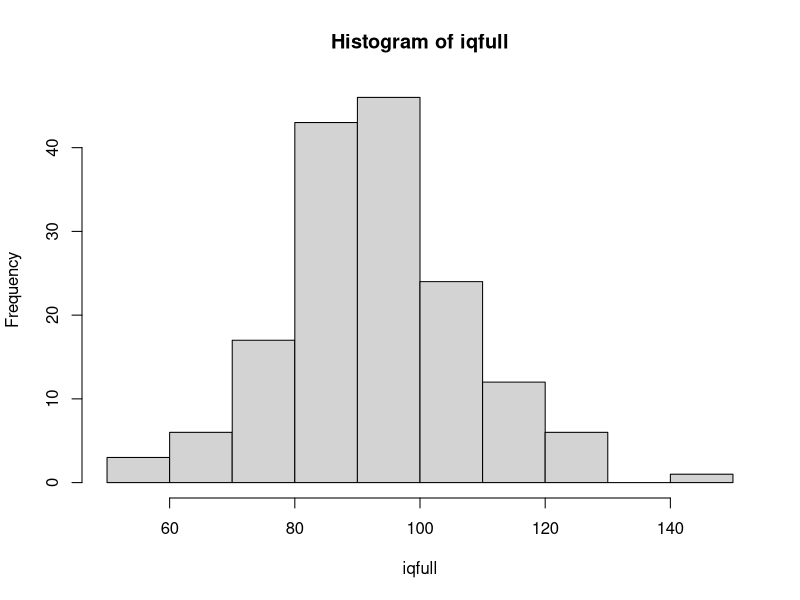
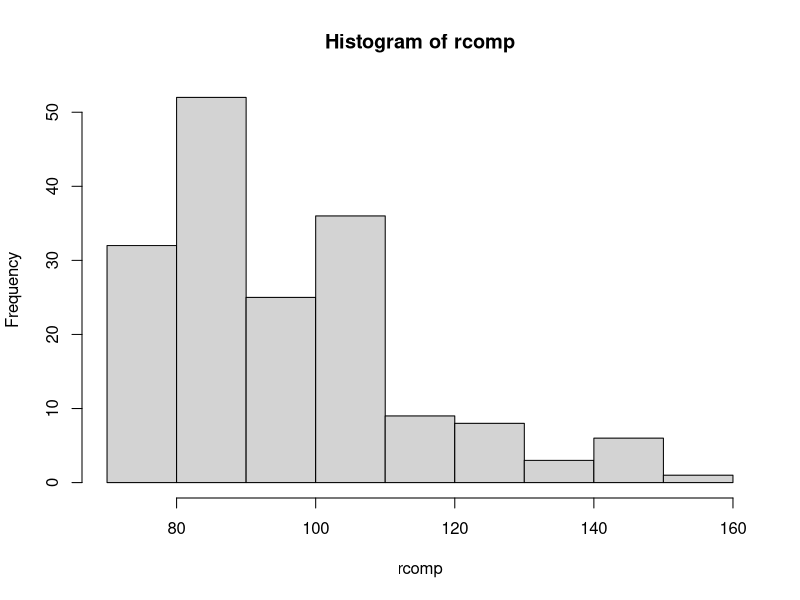
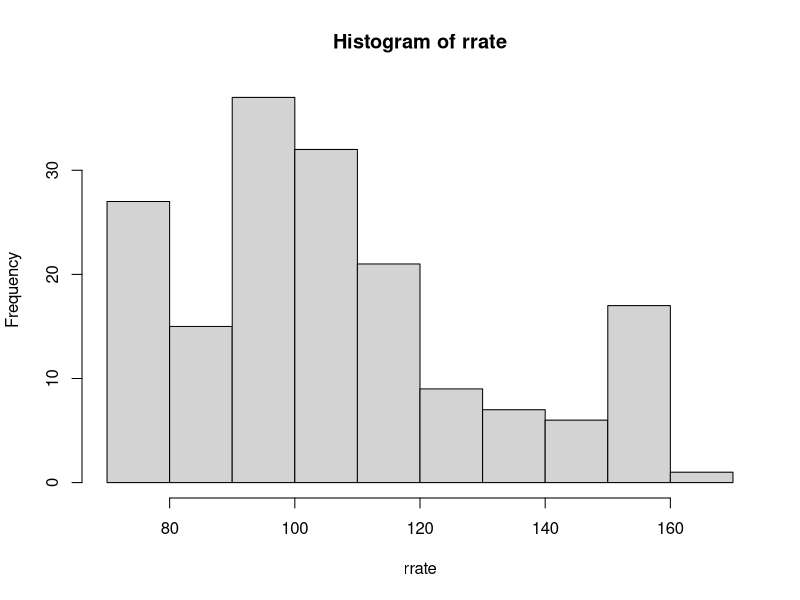
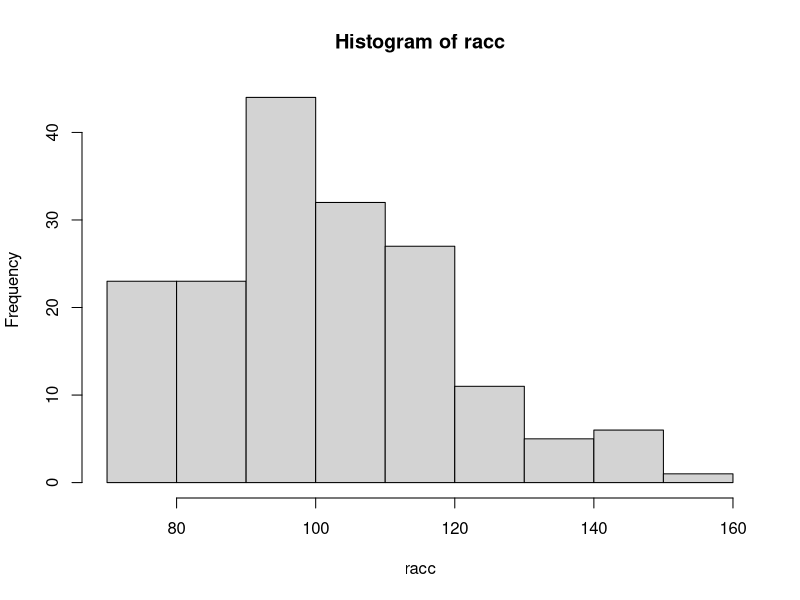
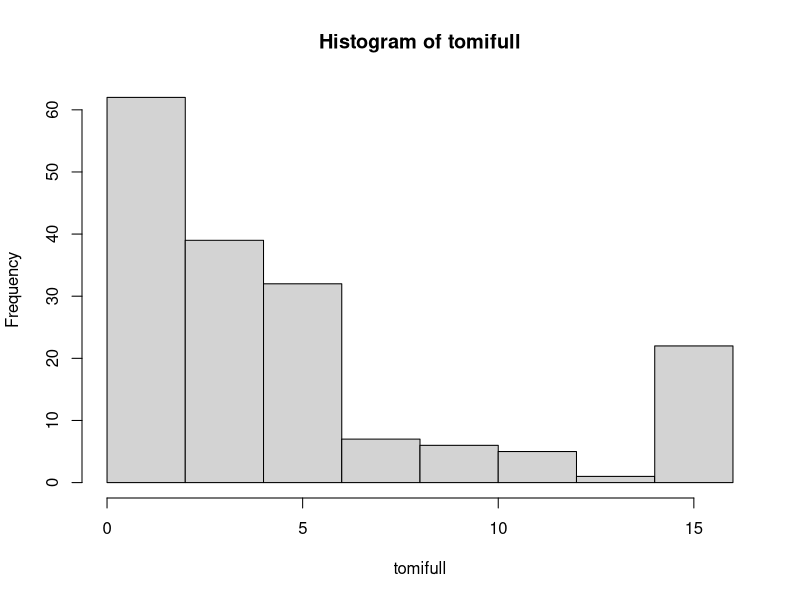
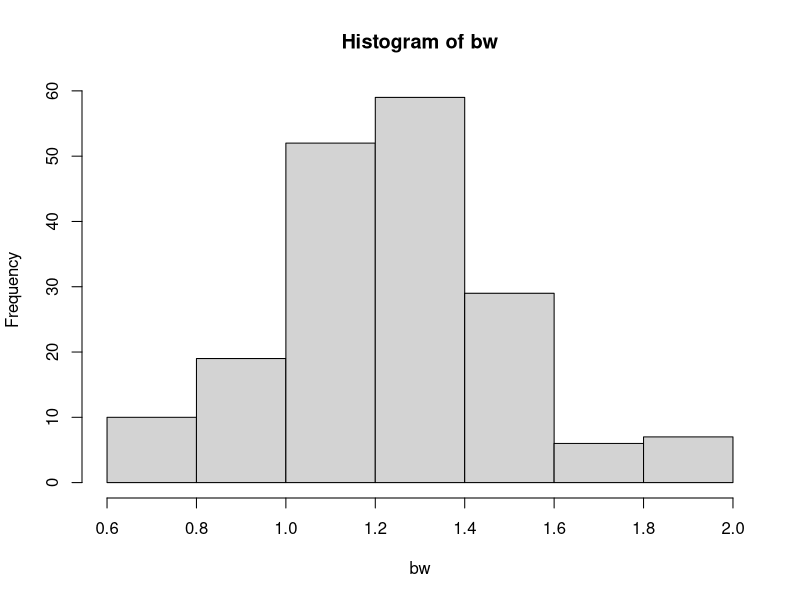
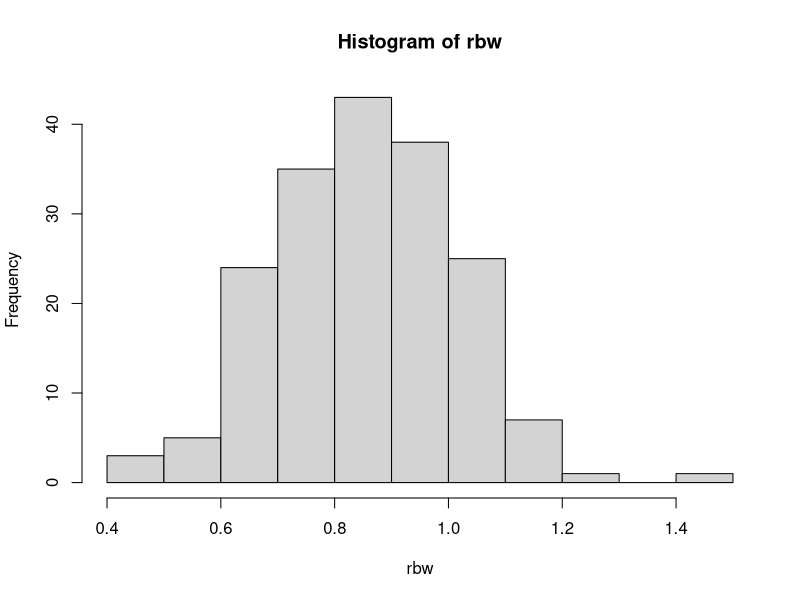
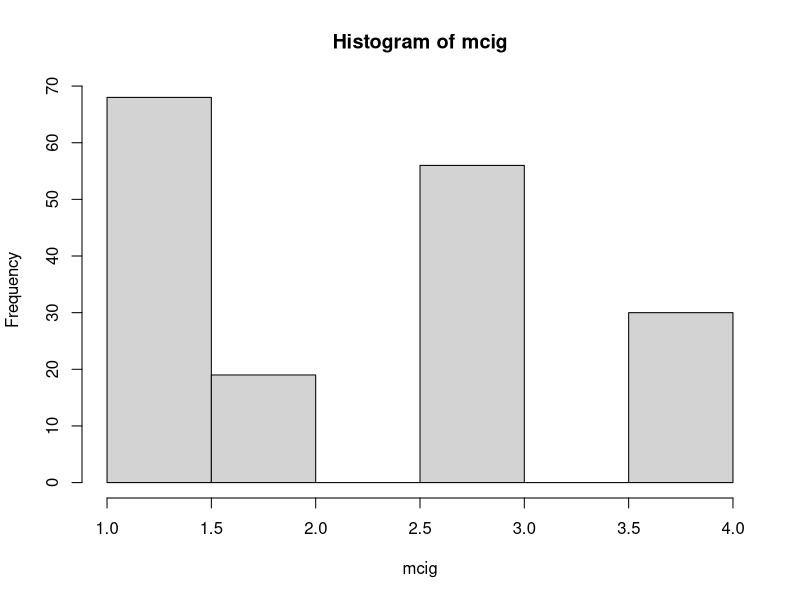

These charts were generated, in order, by the following R code:
setwd("C://Users//Utente 2//Documents//GitHub//Lbw")
lbw_data = read.csv("oxwaspLbw.csv")
bp_data = read.csv("oxwaspbp.csv", sep=" ")
GCSE_data = read.csv("oxwaspGCSE.csv")

attach(lbw_data)
summary(lbw_data)
table(code)
hist(iqfull)
hist(rcomp)
hist(rrate)
hist(racc)
#lbw_data[is.na(lbw_data$rcomp),20]
#lbw_data[is.na(lbw_data$rrate),20]
lbw_data[is.na(lbw_data$racc),20]
lbw_data[is.na(lbw_data$iqfull),20]
hist(tomifull)
lbw_data[is.na(lbw_data$tomifull),20]
hist(bw)
table(bw)
hist(rbw)
lbw_data[is.na(lbw_data$fed),20] == lbw_data[is.na(lbw_data$educage),20]
lbw_data[lbw_data$fed==9 & !is.na(lbw_data$fed),20] == lbw_data[lbw_data$educage==99 & !is.na(lbw_data$educage),20]
table(incm)
table(incf)

lbw_data[is.na(lbw_data$incm),20] == lbw_data[is.na(lbw_data$incf),20]
lbw_data[is.na(lbw_data$incm),20] == lbw_data[is.na(lbw_data$educage),20]
table(benef)

hist(mcig)
table(mcig)

table(socstat)
hist(socstat)
lbw_data[is.na(lbw_data$socstat),20] == lbw_data[is.na(lbw_data$mcig),20]

total_data = merge(lbw_data,bp_data,by="code")
data_1_3 = merge(lbw_data, GCSE_data, by="code")
total_data = merge(total_data,GCSE_data,by="code")
